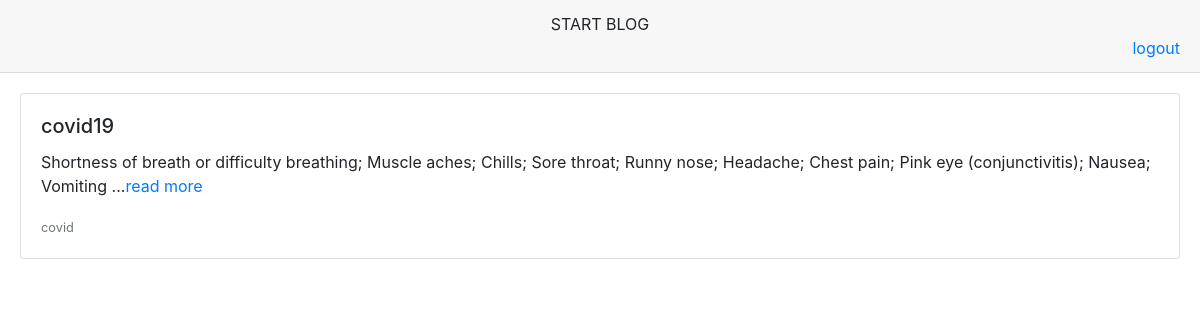
/OTS/start-blog/ (signed in), run on the app's committed database.
### OTS/models.py (models this page shows)
class Question(models.Model):
     qno=models.IntegerField(primary_key=True,auto_created=True)
     que=models.CharField(max_length=200)
     optiona=models.CharField(max_length=100)
     optionb=models.CharField(max_length=100)
     optionc=models.FileField(upload_to="blog_image/",max_length=250,null=True,default=None)
     optiond=models.CharField(max_length=100)
     answer=models.CharField(max_length=1)

### OTS/views.py (the view)
# urls.py: path('start-blog/',startblog),
def startblog(request):
  try:
    realname=request.session['realname']
    no_of_que=6
    questions_pool=list(Question.objects.all())
    questions_list=questions_pool[:6]
    res=render(request,'OTS/start_blog.html',{'questions':questions_list})
    return res
  except KeyError:
      return HttpResponseRedirect("http://localhost:8000/OTS/login/")

### templates/OTS/start_blog.html (shortened to what this page needs)
<!doctype html>
{%load static%}
<html lang="en">
  <head>
    <link rel="stylesheet" href="https://cdn.jsdelivr.net/npm/bootstrap@4.3.1/dist/css/bootstrap.min.css">
  </head>
  <body >
<div class="all_question">
    <form action="#" method="post">
        <div class="card-header" align="center">
            START BLOG
            <div align="right"
            <li class="breadcrumb-item active" aria-current="page">
              <a href="http://localhost:8000/OTS/logout/">logout</a>
            </div>
          </div>
          <div class="card-body">
          <div class="question">
        {% for question in questions %}
		<div class="card mb-3">
  <div class="card-body">
    <h5 class="card-title">{{question.optiona}}</h5>
    <p class="card-text">{{question.que}}<a href="#">read more</a></p>
    <p class="card-text"><small class="text-muted">{{question.optiond}}</small></p>
  </div>
</div>
   {% endfor%}
  </div>
</div>
</form>
</div>
  </body>
</html>

### data on the page
Question: optiona "covid19", que "Shortness of breath or difficulty breathing; Muscle aches; Chills; Sore throat; Runny nose; Headache; Chest pain; Pink eye (conjunctivitis); Nausea; Vomiting ...", optiond "covid"
